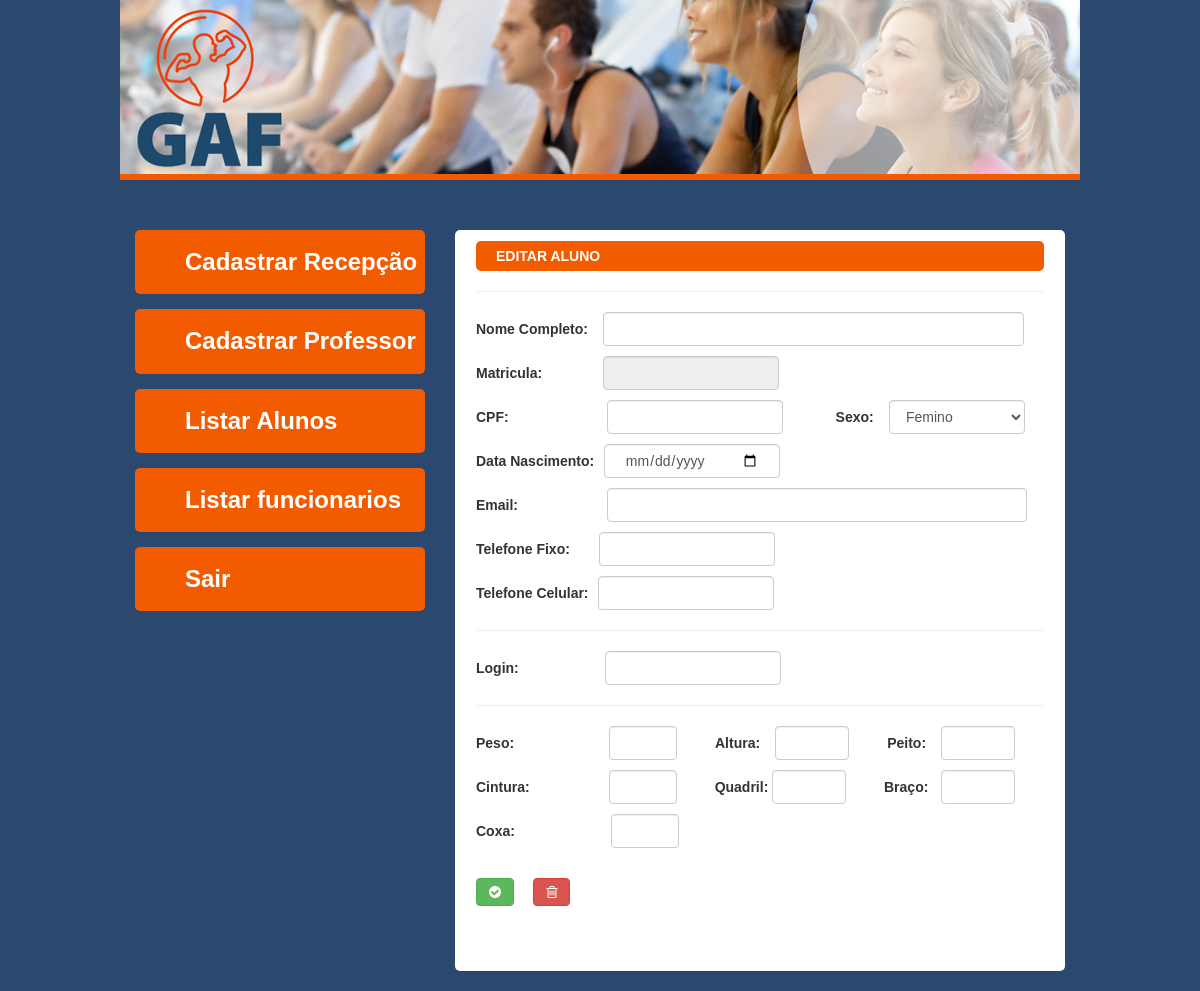
The app's page /View/ADM/EditarAluno.php?cod=147, older data.
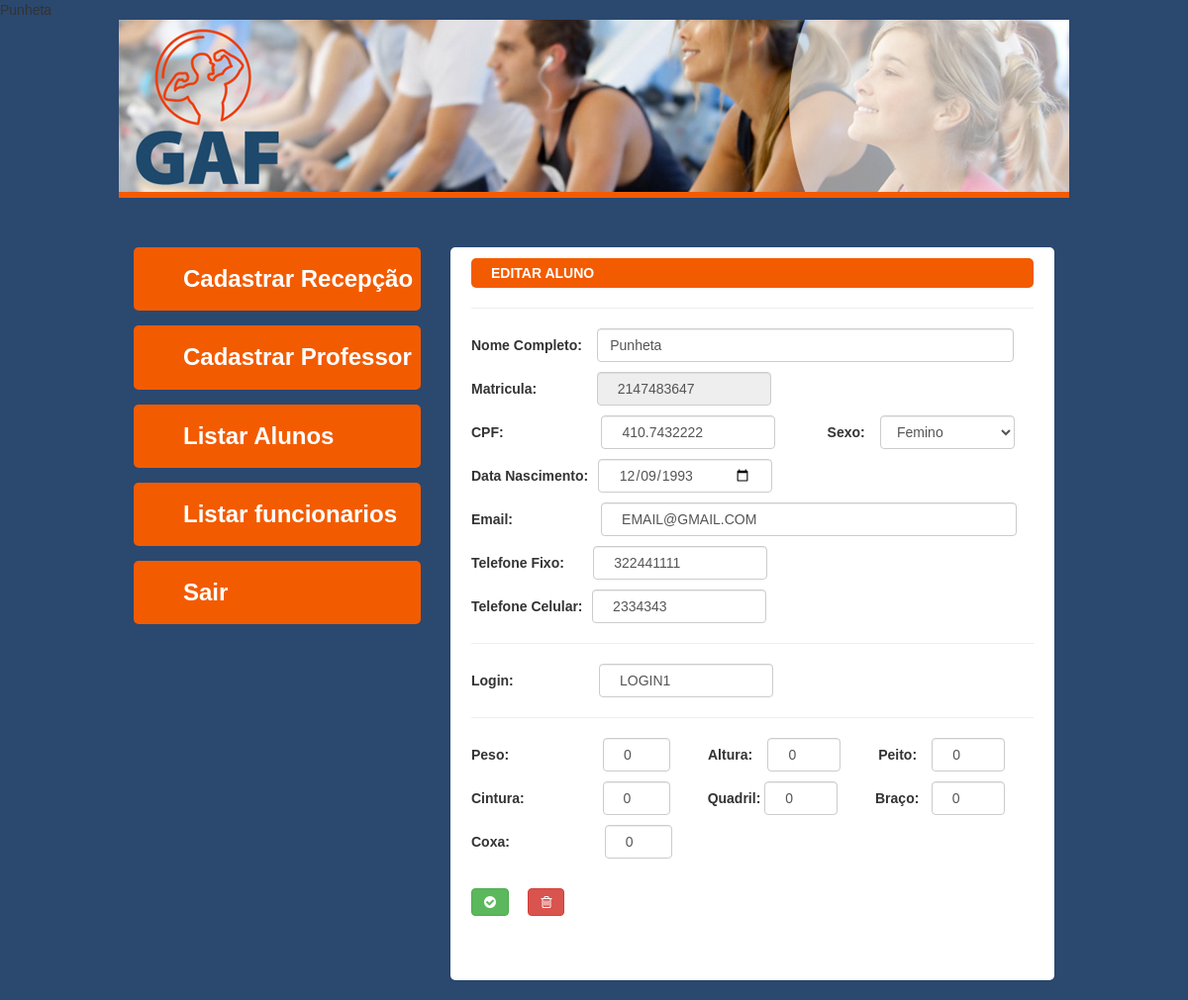
The same page, newer data.
### tables this page shows
CREATE TABLE `aluno` (
  `idALUNO` int(11) NOT NULL AUTO_INCREMENT,
  `idPESSOA` int(11) NOT NULL,
  `idCATEGORIA` int(11) NOT NULL,
  `peso` double DEFAULT NULL,
  `altura` double DEFAULT NULL,
  `peito` double DEFAULT NULL,
  `cintura` double DEFAULT NULL,
  `quadril` double DEFAULT NULL,
  `braco` double DEFAULT NULL,
  `coxa` double DEFAULT NULL,
  `matricula` int(11) DEFAULT NULL,
  PRIMARY KEY (`idALUNO`),
  KEY `fk_ALUNO_USER_idx` (`idPESSOA`),
  KEY `fk_ALUNO_CATEGORIA-ALUNO1_idx` (`idCATEGORIA`),
  CONSTRAINT `fk_ALUNO_CATEGORIA-ALUNO1` FOREIGN KEY (`idCATEGORIA`) REFERENCES `categoria_aluno` (`idCATEGORIA`) ON DELETE NO ACTION ON UPDATE NO ACTION,
  CONSTRAINT `fk_ALUNO_USER` FOREIGN KEY (`idPESSOA`) REFERENCES `pessoa` (`idPESSOA`) ON DELETE NO ACTION ON UPDATE NO ACTION
);

CREATE TABLE `pessoa` (
  `idPESSOA` int(11) NOT NULL AUTO_INCREMENT,
  `idPERFIL` int(11) NOT NULL,
  `nome` varchar(45) NOT NULL,
  `CPF` varchar(14) NOT NULL,
  `email` varchar(45) NOT NULL,
  `telefone` varchar(11) NOT NULL,
  `celular` varchar(11) NOT NULL,
  `sexo` varchar(9) NOT NULL,
  `status` tinyint(1) NOT NULL,
  `dtNascimento` date DEFAULT NULL,
  `login` varchar(25) DEFAULT NULL,
  `senha` varchar(20) DEFAULT NULL,
  `foto` varchar(100) DEFAULT NULL,
  `dtCadastro` datetime DEFAULT NULL,
  PRIMARY KEY (`idPESSOA`),
  KEY `fk_USER_PERFIL1_idx` (`idPERFIL`),
  CONSTRAINT `fk_USER_PERFIL1` FOREIGN KEY (`idPERFIL`) REFERENCES `perfil` (`idPERFIL`) ON DELETE NO ACTION ON UPDATE NO ACTION
);

### model/banco.class.php (called while the page is built, shortened)
<?php
abstract class banco{
    public static function PreencheTextAluno($codigo){
			$sql = 'select *
					from Pessoa
					inner join aluno
					on Pessoa.idPessoa = aluno.idPessoa
					where Pessoa.idPessoa = '.$codigo.' ;
				';
			$cmd = mysql_query($sql)or die(mysql_error());
			if($cmd > 0 ){
				$row = mysql_fetch_array($cmd);
					$nome      = $row[2];
					$CPF       = $row[3];
					$email     = $row[4];
					$telefone  = $row[5];
					$cel       = $row[6];
					$dtNasc    = $row[9];
					$login     = $row[10];
					$peso      = $row[17];
					$alt       = $row[18];
					$peito     = $row[19];
					$cintura   = $row[20];
					$quadril   = $row[21];
					$braco     = $row[22];
					$coxa      = $row[23];
					$matricula = $row[24];
			}else{
				echo 'Não foi possivel realizar esta Operação!!!';
			}
		}
}
?>

### View/ADM/editarAluno.php (the view, shortened to what the changed rows need)
<?php
	require_once ('../../model/aluno.class.php');
	$codigo = $_GET['cod'];
	pessoa::PreencheTextAluno($codigo);
?>
<html>
<head>
    <link href="../../app/styles/bootstrap.css" rel="stylesheet">
    <link href="../../app/styles/style.css" rel="stylesheet">
    <link rel="stylesheet" href="../../app/styles/font-awesome.min.css">
</head>
<body>
	<div class="container">
		<div class="row">
			<div class="col-md-8">
				<div class="panel content">
					<form id="FormCadAluno" name="FormCadAluno" method="post" action="../../model/banco.class.php?cod=<?php echo $_GET['cod']?>">
			          <p>
					    <label for="nome">Nome Completo:</label>
					    <input class="form-control bigInblock" type="text" name="txtNome" id="txtNome" title="Digite seu nome" value="<?php echo $nome;?>"/>
					  </p>
					  <p>
					  	<label for="data">Matricula:</label>
					    <input class="form-control matricula" type="text" name="dtNasc" id="dtNasc" value="<?php echo $matricula;?>" readonly/>
					  </p>
					  <p>
					    <label for="cpf">CPF:</label>
					    <input class="form-control cpf" type="text" name="txtCPF" id="txtCPF" title="Digite seu CPF" value="<?php echo $CPF;?>"/>
					    <label for="sexo">Sexo:</label>
					    <select class="form-control sexoInblock" name="sltSexo" id="sltSexo">
					      <option>Femino</option>
					    </select>
					  </p>
					  <p>
					  	<label for="data">Data Nascimento:</label>
					    <input class="form-control dtNasc" type="date" name="dtNasc" id="dtNasc" value="<?php echo $dtNasc;?>"/>
					  </p>
					  <p>
					    <label for="email">Email:</label>
					    <input class="form-control email" type="text" name="txtEmail" id="txtEmail" title="digite seu email" value="<?php echo $email;?>"/>
					  </p>
					  <p>
					    <label for="tel">Telefone Fixo:</label>
					    <input class="form-control telFixo" type="text" name="txtFone" id="txtFone" value="<?php echo $telefone;?>"/>
					  </p>
					  <p>
					  	<label for="cel"> Telefone Celular:</label>
					    <input class="form-control telCel" type="text" name="txtCel" id="txtCel" value="<?php echo $cel;?>"/>
					  </p>
					  <p>
					  	<label for="cel"> Login:</label>
					    <input class="form-control login" type="text" name="txtLogin" id="txtLogin" value="<?php echo $login;?>" />
					  </p>
					  <p>
					  	<label for="cel"> Peso:</label>
					    <input class="form-control peso" type="text" name="txtPeso" id="txtPeso" value="<?php echo $peso;?>"/>
					    <label for="cel"> Altura:</label>
					    <input class="form-control altura" type="text" name="txtAltura" id="txtAltura" value="<?php echo $alt;?>"/>
					    <label for="cel"> Peito:</label>
					    <input class="form-control peito" type="text" name="txtPeito" id="txtPeito" value="<?php echo $peito;?>"/>
				     </p>
				     <p>
					    <label for="cel"> Cintura:</label>
					    <input class="form-control cintura" type="text" name="txtCintura" id="txtCintura" value="<?php echo $cintura;?>"/>
					    <label for="cel"> Quadril:</label>
					    <input class="form-control quadril" type="text" name="txtQuadril" id="txtQuadril" value="<?php echo $quadril;?>"/>
					    <label for="cel"> Braço:</label>
					    <input class="form-control braco" type="text" name="txtBraco" id="txtBraco" value="<?php echo $braco;?>"/>
				     </p>
				     <p>
					  	<label for="cel"> Coxa:</label>
					    <input class="form-control coxa" type="text" name="txtCoxa" id="txtCoxa" value="<?php echo $coxa;?>"/>
				     </p>
					  <br>
					</form>
				</div>
			</div>
		</div>
	</div>
</body>
</html>

Row changes from the older to the newer data that the page shows:
added aluno: txtNome "Punheta", dtNasc "2147483647", txtCPF "410.7432222", dtNasc "12/09/1993", txtEmail "EMAIL@GMAIL.COM", txtFone "322441111", txtCel "2334343", txtLogin "LOGIN1", txtPeso "0", txtAltura "0", txtPeito "0", txtCintura "0", txtQuadril "0", txtBraco "0", txtCoxa "0"
